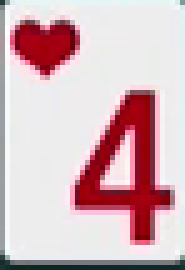
#> input picture home/media/poker/4h.png, 37 x 54 px (shown 5 times larger)
$ jupyter execute python-pillow-ImageChops.ipynb
#> lines starting #> are read from the running program, lines starting #| are printed output that depends on the picture; after the words box and inside, x2 and y2 are one past the last pixel; in counts of white or black regions, pixels touching at a corner belong together
- Title: Hands-on the ImageChops class in Pillow in Python
- Slug: python-pillow-ImageChops
- Date: 2019-02-16
- Category: Programming
- Tags: programming, Python, Pillow, computer vision, CV, image, PIL, ImageChops
- Author: Ben Du

[cell 1]
import numpy as np
from PIL import Image, ImageOps, ImageChops

## ImageChops.difference

ImageChops.difference calcualte the difference image of 2 images.
Notice that the type/dimension of the 2 images must match.

[cell 2]
img_4h = Image.open("../../home/media/poker/4h.png")
#> img_4h is the input picture: PIL image 37x54 RGB; mean R, G, B 213.2, 183.8, 189.1
img_4h

[cell 3]
img_4_dither = img_4h.convert("1")
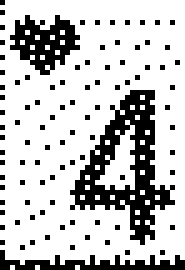
#> img_4_dither: PIL image 37x54 1 (shown 5 times larger); 75.8% white; black in thin lines or dots
img_4_dither

[cell 4]
img_4 = img_4h.convert("1", dither=False)
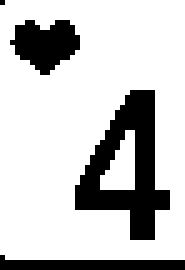
#> img_4: PIL image 37x54 1 (shown 5 times larger); 77.9% white; 4 black regions (1 under 20 px), largest, box (x1, y1, x2, y2) and area: (15, 18, 34, 48) 264, (2, 4, 16, 15) 101, (0, 51, 37, 54) 75
img_4

[cell 5]
ImageChops.difference(img_4_dither, img_4)
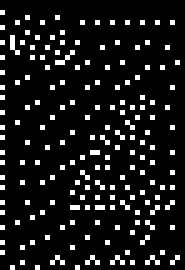
#> Out: PIL image 37x54 1 (shown 5 times larger); 10.3% white in thin lines or dots
